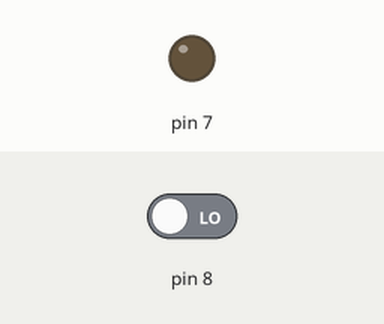
Simulated run of this sketch. Board: Arduino Uno, built with avr-gcc and run on an emulated ATmega328P. Parts: output pins drawn as LEDs (lit = HIGH). The inputs (shaded band) are chosen by the test bench; at power-on: pin 8 LOW.

Above: at 1.2 s.
1.3 s: pin 8 driven HIGH
At 2.2 s:
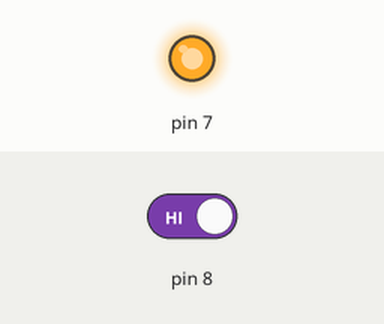
Timing chart, 0 to 4.3 s (numbered marks = the images above; inputs shaded):
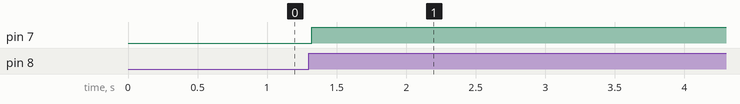

The sketch:

Boton_Arduino.ino
```cpp
int estado = 0;
int estadoAnterior = 0;
int salida = 0;

void setup() {
  pinMode(8,INPUT);
  pinMode(7,OUTPUT);
}

void loop() {

  estado = digitalRead(8);

  if((estado == 1) && (estadoAnterior == 0))
  {
    salida = 1 - salida;
    delay(20);
  }

  estadoAnterior = estado;

  if(salida == 1)
  {
    digitalWrite(7,HIGH);
  }
  else
  {
    digitalWrite(7,LOW);
  }

}
```

Measured:
- after the input at 1.3 s, pin 7: LOW → HIGH at once
